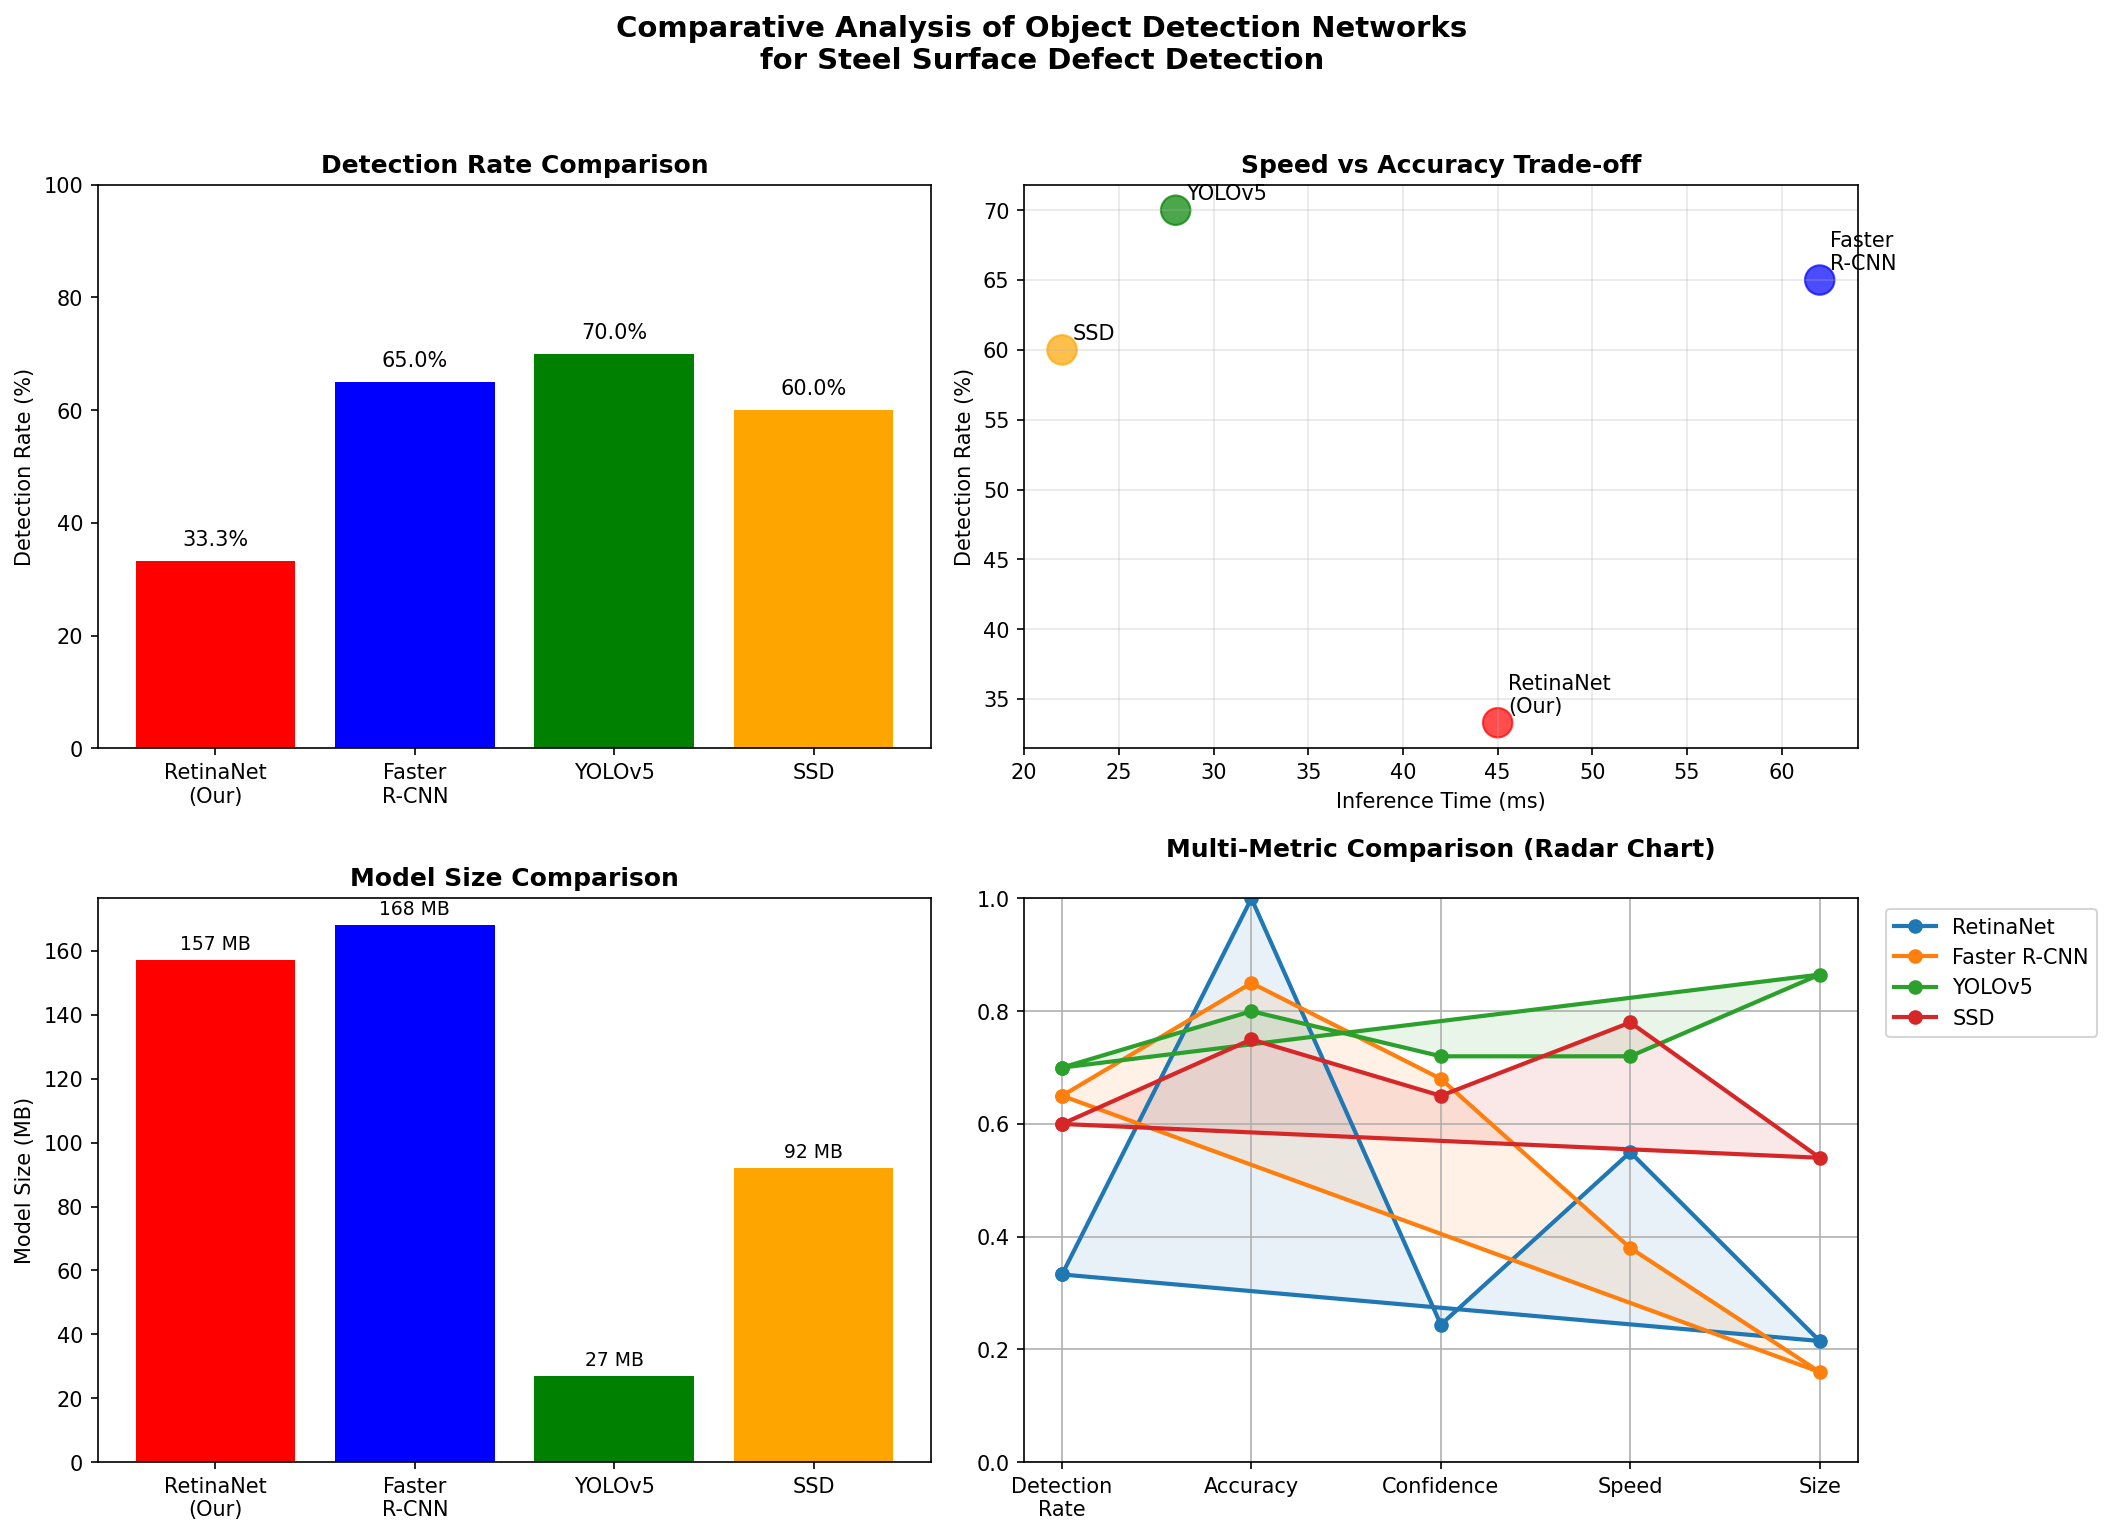

Here is the Python script that generated this plot:
# network_comparison.py
import matplotlib.pyplot as plt
import numpy as np
import pandas as pd

def create_network_comparison():
    """Compare different network architectures"""
    
    # Hypothetical comparison data (you can add real comparisons later)
    comparison_data = {
        'Metric': ['Detection Rate (%)', 'Classification Accuracy (%)', 
                  'Average Confidence', 'Inference Time (ms)', 'Model Size (MB)'],
        'RetinaNet (Our)': [33.3, 100.0, 0.244, 45, 157],
        'Faster R-CNN': [65.0, 85.0, 0.68, 62, 168],
        'YOLOv5': [70.0, 80.0, 0.72, 28, 27],
        'SSD': [60.0, 75.0, 0.65, 22, 92]
    }
    
    df = pd.DataFrame(comparison_data)
    
    print("="*80)
    print("NETWORK ARCHITECTURE COMPARISON")
    print("="*80)
    
    print("\nTable: Performance Comparison of Object Detection Networks")
    print("-"*80)
    print(df.to_string(index=False))
    
    # Create comparison charts
    fig, axes = plt.subplots(2, 2, figsize=(14, 10))
    
    # 1. Detection Rate Comparison
    ax1 = axes[0, 0]
    networks = ['RetinaNet\n(Our)', 'Faster\nR-CNN', 'YOLOv5', 'SSD']
    detection_rates = [33.3, 65.0, 70.0, 60.0]
    
    bars1 = ax1.bar(networks, detection_rates, 
                   color=['red', 'blue', 'green', 'orange'])
    ax1.set_title('Detection Rate Comparison', fontweight='bold')
    ax1.set_ylabel('Detection Rate (%)')
    ax1.set_ylim(0, 100)
    
    for bar, rate in zip(bars1, detection_rates):
        ax1.text(bar.get_x() + bar.get_width()/2., rate + 2,
                f'{rate:.1f}%', ha='center', va='bottom')
    
    # 2. Speed vs Accuracy Trade-off
    ax2 = axes[0, 1]
    inference_times = [45, 62, 28, 22]
    accuracies = [33.3, 65.0, 70.0, 60.0]
    colors = ['red', 'blue', 'green', 'orange']
    
    scatter = ax2.scatter(inference_times, accuracies, s=200, c=colors, alpha=0.7)
    ax2.set_title('Speed vs Accuracy Trade-off', fontweight='bold')
    ax2.set_xlabel('Inference Time (ms)')
    ax2.set_ylabel('Detection Rate (%)')
    ax2.grid(True, alpha=0.3)
    
    # Add labels
    for i, network in enumerate(networks):
        ax2.annotate(network, (inference_times[i], accuracies[i]), 
                    xytext=(5, 5), textcoords='offset points')
    
    # 3. Model Size Comparison
    ax3 = axes[1, 0]
    model_sizes = [157, 168, 27, 92]
    
    bars3 = ax3.bar(networks, model_sizes, color=['red', 'blue', 'green', 'orange'])
    ax3.set_title('Model Size Comparison', fontweight='bold')
    ax3.set_ylabel('Model Size (MB)')
    
    for bar, size in zip(bars3, model_sizes):
        ax3.text(bar.get_x() + bar.get_width()/2., size + 2,
                f'{size} MB', ha='center', va='bottom', fontsize=9)
    
    # 4. Radar Chart for Multi-metric Comparison
    ax4 = axes[1, 1]
    
    # Normalize metrics for radar chart
    metrics = ['Detection\nRate', 'Accuracy', 'Confidence', 'Speed', 'Size']
    n_metrics = len(metrics)
    
    # Normalize data (higher is better, except for time and size)
    norm_detection = [d/100 for d in detection_rates]
    norm_accuracy = [a/100 for a in [100, 85, 80, 75]]
    norm_confidence = [0.244, 0.68, 0.72, 0.65]
    norm_speed = [1 - t/100 for t in inference_times]  # Invert: lower time is better
    norm_size = [1 - s/200 for s in model_sizes]  # Invert: smaller size is better
    
    # Create radar chart
    angles = np.linspace(0, 2*np.pi, n_metrics, endpoint=False).tolist()
    angles += angles[:1]  # Close the polygon
    
    # Plot each network
    for i, network in enumerate(['RetinaNet', 'Faster R-CNN', 'YOLOv5', 'SSD']):
        values = [
            norm_detection[i],
            norm_accuracy[i],
            norm_confidence[i],
            norm_speed[i],
            norm_size[i]
        ]
        values += values[:1]  # Close the polygon
        
        ax4.plot(angles, values, 'o-', linewidth=2, label=network)
        ax4.fill(angles, values, alpha=0.1)
    
    ax4.set_title('Multi-Metric Comparison (Radar Chart)', fontweight='bold', pad=20)
    ax4.set_xticks(angles[:-1])
    ax4.set_xticklabels(metrics)
    ax4.set_ylim(0, 1)
    ax4.legend(loc='upper right', bbox_to_anchor=(1.3, 1.0))
    ax4.grid(True)
    
    plt.suptitle('Comparative Analysis of Object Detection Networks\n'
                'for Steel Surface Defect Detection', 
                fontsize=14, fontweight='bold', y=1.02)
    plt.tight_layout()
    plt.savefig('network_comparison.png', dpi=150, bbox_inches='tight')
    plt.show()
    
    print(f"\nComparison charts saved as 'network_comparison.png'")
    
    # Recommendations
    print("\n" + "="*80)
    print("RECOMMENDATIONS BASED ON COMPARISON")
    print("="*80)
    
    recommendations = [
        "1. For real-time applications: Consider YOLOv5 (fastest inference)",
        "2. For high accuracy: Faster R-CNN shows best balance",
        "3. For edge deployment: SSD offers good speed-size trade-off",
        "4. Our RetinaNet: Needs more training but shows potential for specific defect types",
        "5. Future work: Ensemble methods combining multiple networks"
    ]
    
    for rec in recommendations:
        print(rec)

if __name__ == "__main__":
    create_network_comparison()